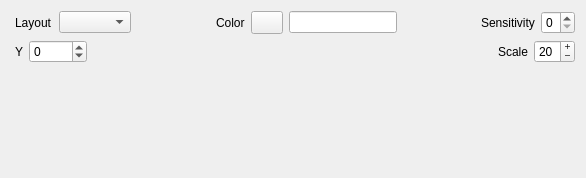
<?xml version="1.0" encoding="UTF-8"?>
<ui version="4.0">
 <class>Form</class>
 <widget class="QWidget" name="Form">
  <property name="geometry">
   <rect>
    <x>0</x>
    <y>0</y>
    <width>586</width>
    <height>178</height>
   </rect>
  </property>
  <property name="minimumSize">
   <size>
    <width>180</width>
    <height>0</height>
   </size>
  </property>
  <property name="windowTitle">
   <string>Form</string>
  </property>
  <layout class="QVBoxLayout" name="verticalLayout">
   <item>
    <layout class="QHBoxLayout" name="horizontalLayout_9">
     <property name="leftMargin">
      <number>4</number>
     </property>
     <item>
      <widget class="QLabel" name="label_visLayout">
       <property name="sizePolicy">
        <sizepolicy hsizetype="Fixed" vsizetype="Preferred">
         <horstretch>0</horstretch>
         <verstretch>0</verstretch>
        </sizepolicy>
       </property>
       <property name="text">
        <string>Layout</string>
       </property>
      </widget>
     </item>
     <item>
      <widget class="QComboBox" name="comboBox_visLayout"/>
     </item>
     <item>
      <spacer name="horizontalSpacer_5">
       <property name="orientation">
        <enum>Qt::Horizontal</enum>
       </property>
       <property name="sizeType">
        <enum>QSizePolicy::MinimumExpanding</enum>
       </property>
       <property name="sizeHint" stdset="0">
        <size>
         <width>5</width>
         <height>20</height>
        </size>
       </property>
      </spacer>
     </item>
     <item>
      <widget class="QLabel" name="label_visColor">
       <property name="text">
        <string>Color</string>
       </property>
      </widget>
     </item>
     <item>
      <widget class="QPushButton" name="pushButton_visColor">
       <property name="maximumSize">
        <size>
         <width>32</width>
         <height>32</height>
        </size>
       </property>
       <property name="text">
        <string/>
       </property>
       <property name="MaximumSize" stdset="0">
        <size>
         <width>32</width>
         <height>32</height>
        </size>
       </property>
      </widget>
     </item>
     <item>
      <widget class="QLineEdit" name="lineEdit_visColor"/>
     </item>
     <item>
      <spacer name="horizontalSpacer_2">
       <property name="orientation">
        <enum>Qt::Horizontal</enum>
       </property>
       <property name="sizeHint" stdset="0">
        <size>
         <width>40</width>
         <height>20</height>
        </size>
       </property>
      </spacer>
     </item>
     <item>
      <widget class="QLabel" name="label_3">
       <property name="text">
        <string>Sensitivity</string>
       </property>
      </widget>
     </item>
     <item>
      <widget class="QSpinBox" name="spinBox_smooth">
       <property name="maximum">
        <number>5</number>
       </property>
      </widget>
     </item>
    </layout>
   </item>
   <item>
    <layout class="QHBoxLayout" name="horizontalLayout_10">
     <property name="leftMargin">
      <number>4</number>
     </property>
     <item>
      <widget class="QLabel" name="label_2">
       <property name="text">
        <string>Y</string>
       </property>
      </widget>
     </item>
     <item>
      <widget class="QSpinBox" name="spinBox_y">
       <property name="buttonSymbols">
        <enum>QAbstractSpinBox::UpDownArrows</enum>
       </property>
       <property name="minimum">
        <number>-5000</number>
       </property>
       <property name="maximum">
        <number>5000</number>
       </property>
       <property name="singleStep">
        <number>10</number>
       </property>
       <property name="value">
        <number>0</number>
       </property>
      </widget>
     </item>
     <item>
      <spacer name="horizontalSpacer_3">
       <property name="orientation">
        <enum>Qt::Horizontal</enum>
       </property>
       <property name="sizeType">
        <enum>QSizePolicy::Expanding</enum>
       </property>
       <property name="sizeHint" stdset="0">
        <size>
         <width>40</width>
         <height>20</height>
        </size>
       </property>
      </spacer>
     </item>
     <item>
      <widget class="QLabel" name="label">
       <property name="text">
        <string>Scale</string>
       </property>
      </widget>
     </item>
     <item>
      <widget class="QSpinBox" name="spinBox_scale">
       <property name="buttonSymbols">
        <enum>QAbstractSpinBox::PlusMinus</enum>
       </property>
       <property name="minimum">
        <number>1</number>
       </property>
       <property name="value">
        <number>20</number>
       </property>
      </widget>
     </item>
    </layout>
   </item>
   <item>
    <spacer name="verticalSpacer">
     <property name="orientation">
      <enum>Qt::Vertical</enum>
     </property>
     <property name="sizeHint" stdset="0">
      <size>
       <width>20</width>
       <height>40</height>
      </size>
     </property>
    </spacer>
   </item>
  </layout>
 </widget>
 <resources/>
 <connections/>
</ui>
